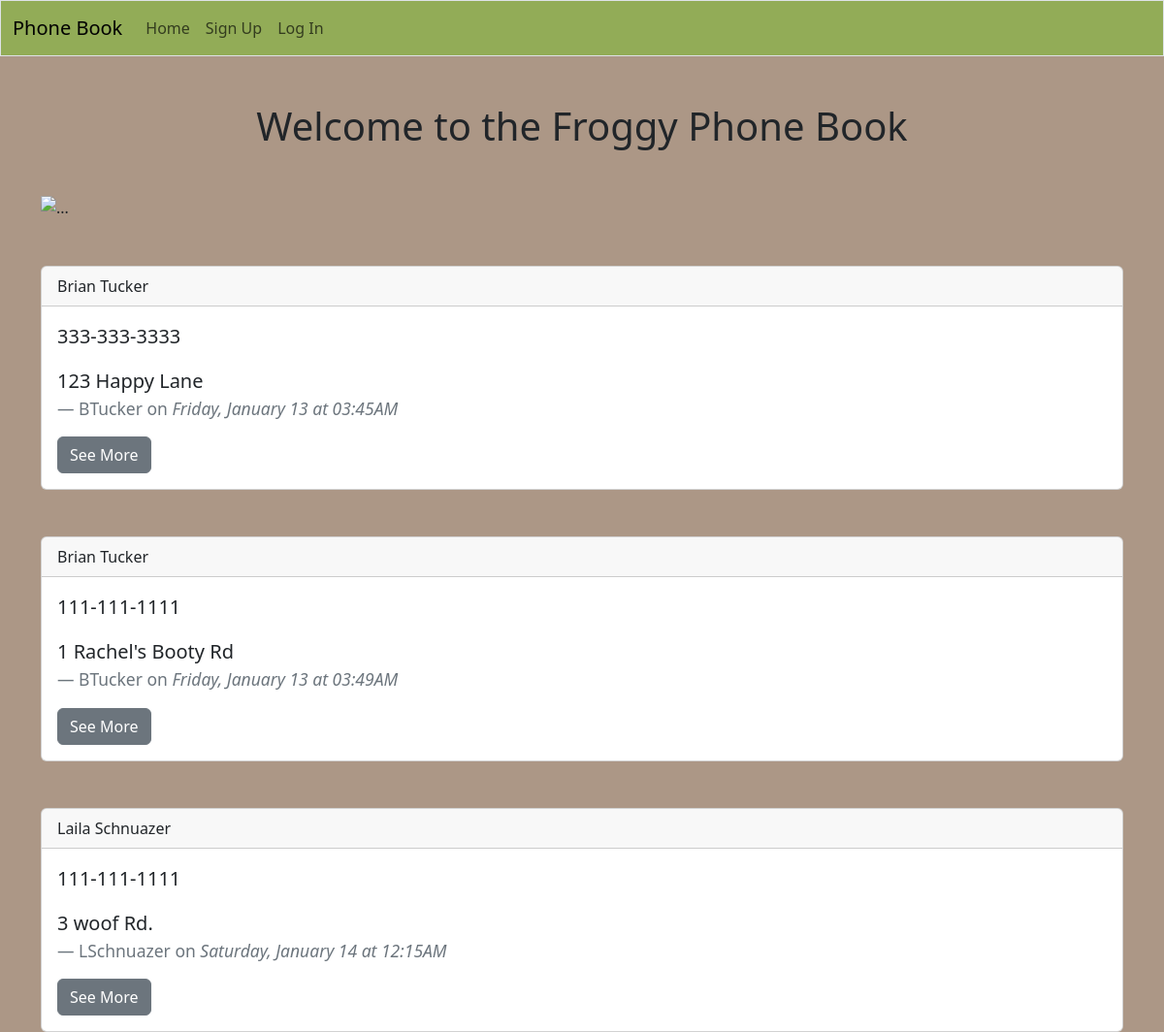
Before: / with the older database file.
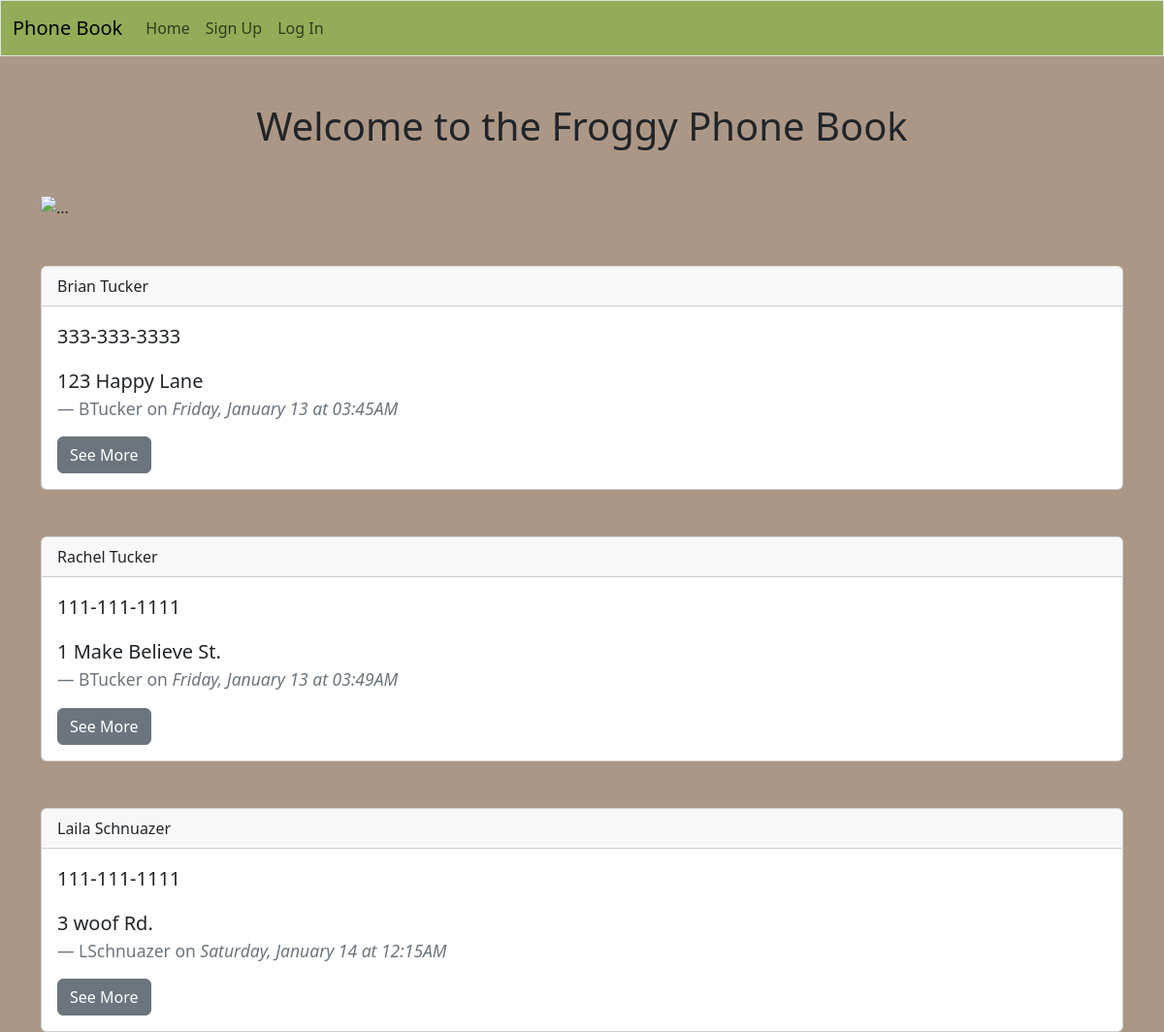
After: the same page with the newer database file.
### app/models.py (models this page shows, shortened)
class Address(db.Model):
    id = db.Column(db.Integer, primary_key=True)
    first_name = db.Column(db.String(50), nullable=False)
    last_name = db.Column(db.String(50), nullable=False)
    phone_number = db.Column(db.String)
    address = db.Column(db.String)
    date_created=db.Column(db.DateTime, nullable=False, default=datetime.utcnow)
    user_id=db.Column(db.Integer, db.ForeignKey('user.id')) #references user(id)

class User(db.Model, UserMixin):
    id = db.Column(db.Integer, primary_key=True)
    first_name = db.Column(db.String(50), nullable=False)
    last_name = db.Column(db.String(50), nullable=False)
    email = db.Column(db.String(50), nullable=False, unique=True)
    username = db.Column(db.String(50), nullable=False, unique=True)
    password = db.Column(db.String(256), nullable=False)
    date_created = db.Column(db.DateTime, nullable=False, default=datetime.utcnow)
    addresses = db.relationship('Address', backref='author', lazy='dynamic')

### app/routes.py (the view)
@app.route('/')
def index():
    addresses = Address.query.all()
    return render_template('index.html', addresses=addresses)

### app/templates/index.html (shortened to what this page needs)
{% extends 'base.html' %}
{% block content %}
{% if current_user.is_authenticated %}
    <h1 class="text-center">Welcome Back, {{ current_user.username }}!</h1>
    <img src="https://m.media-amazon.com/images/I/41pzwhOAL-L._AC_SY780_.jpg" class="mx-auto d-block" alt="...">
{% else %}
    <h1 class="text-center mt-5">Welcome to the Froggy Phone Book</h1>
    <img src="https://m.media-amazon.com/images/I/41pzwhOAL-L._AC_SY780_.jpg" class="mx-auto d-block mt-5" alt="...">
{% endif %}
{% for address in addresses %}
    <div class="card mt-5">
        <div class="card-header">
        {{ address.first_name }} {{ address.last_name }}
        </div>
        <div class="card-body">
        <blockquote class="blockquote mb-0">
            <p>{{ address.phone_number }}</p>
            <p>{{ address.address }}</p>
            <footer class="blockquote-footer">{{ address.author.username }} on
                <cite title="Source Title">{{ address.date_created.strftime('%A, %B %d at %I:%M%p') }}</cite>
            </footer>
        </blockquote>
        <a href="{{ url_for('get_address', address_id=address.id) }}" class="btn btn-secondary mt-3">See More</a>
        </div>
    </div>
{% endfor %}
{% endblock %}

### app/templates/base.html (shortened to what this page needs)
<!DOCTYPE html>
<html lang="en">
<head>
    <link rel="stylesheet" href = "https://cdn.jsdelivr.net/npm/bootstrap@5.3.0-alpha1/dist/css/bootstrap.min.css">
</head>
<body class="bg" style="background-color:rgb(172, 151, 134)">
    {% include 'nav.html' %}
    <div class="container">
        {% block content %}
        {% endblock content %}
    </div>
</body>
</html>

### app/templates/nav.html (shortened to what this page needs)
<nav class="border navbar navbar-expand-lg navbar-light" style="background-color: #92ac57;">
  <div class="container-fluid">
    <a class="navbar-brand" href="/">Phone Book</a>
    <div class="collapse navbar-collapse" id="navbarNavAltMarkup">
    <div class="navbar-nav">
        <a class="nav-link" href="{{ url_for('index') }}">Home</a>
        {% if current_user.is_authenticated %}
            <a class="nav-link" href="{{ url_for('logout') }}">Log Out</a>
            <a class="nav-link" href="{{ url_for('add_address') }}">Add Address</a>
        {% else %}
            <a class="nav-link" href="{{ url_for('signup') }}">Sign Up</a>
            <a class="nav-link" href="{{ url_for('login') }}">Log In</a>
        {% endif %}
    </div>
    </div>
</div>
</nav>

Changed rows visible on the page:
changed Address "Friday, January 13 at 03:49AM": first_name "Brian" → "Rachel"; address "1 Rachel's Booty Rd" → "1 Make Believe St."
